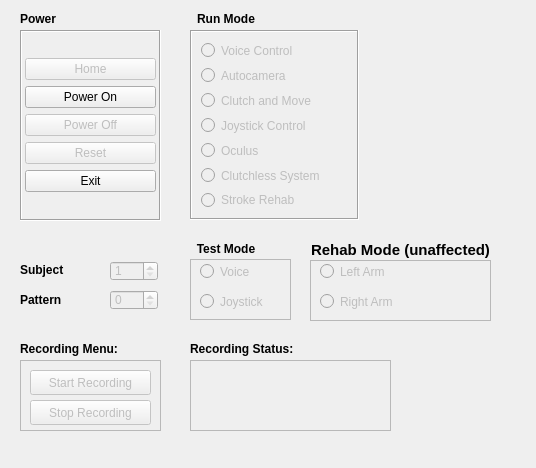
<?xml version="1.0" encoding="UTF-8"?>
<ui version="4.0">
 <class>Form</class>
 <widget class="QWidget" name="Form">
  <property name="geometry">
   <rect>
    <x>0</x>
    <y>0</y>
    <width>536</width>
    <height>468</height>
   </rect>
  </property>
  <property name="windowTitle">
   <string>CARES Lab Applications</string>
  </property>
  <widget class="QFrame" name="powerFrame">
   <property name="geometry">
    <rect>
     <x>20</x>
     <y>30</y>
     <width>141</width>
     <height>191</height>
    </rect>
   </property>
   <property name="frameShape">
    <enum>QFrame::Box</enum>
   </property>
   <property name="frameShadow">
    <enum>QFrame::Sunken</enum>
   </property>
   <layout class="QGridLayout" name="gridLayout_2">
    <property name="leftMargin">
     <number>3</number>
    </property>
    <property name="topMargin">
     <number>3</number>
    </property>
    <property name="rightMargin">
     <number>3</number>
    </property>
    <property name="bottomMargin">
     <number>3</number>
    </property>
    <item row="0" column="0">
     <layout class="QVBoxLayout" name="powerModeButtonVBoxLayout">
      <item>
       <widget class="QPushButton" name="homeButton">
        <property name="enabled">
         <bool>false</bool>
        </property>
        <property name="sizePolicy">
         <sizepolicy hsizetype="Minimum" vsizetype="Fixed">
          <horstretch>0</horstretch>
          <verstretch>0</verstretch>
         </sizepolicy>
        </property>
        <property name="text">
         <string>Home</string>
        </property>
       </widget>
      </item>
      <item>
       <widget class="QPushButton" name="powerOnButton">
        <property name="sizePolicy">
         <sizepolicy hsizetype="Minimum" vsizetype="Fixed">
          <horstretch>0</horstretch>
          <verstretch>0</verstretch>
         </sizepolicy>
        </property>
        <property name="text">
         <string>Power On</string>
        </property>
       </widget>
      </item>
      <item>
       <widget class="QPushButton" name="powerOffButton">
        <property name="enabled">
         <bool>false</bool>
        </property>
        <property name="sizePolicy">
         <sizepolicy hsizetype="Minimum" vsizetype="Fixed">
          <horstretch>0</horstretch>
          <verstretch>0</verstretch>
         </sizepolicy>
        </property>
        <property name="text">
         <string>Power Off</string>
        </property>
       </widget>
      </item>
      <item>
       <widget class="QPushButton" name="resetButton">
        <property name="enabled">
         <bool>false</bool>
        </property>
        <property name="sizePolicy">
         <sizepolicy hsizetype="Minimum" vsizetype="Fixed">
          <horstretch>0</horstretch>
          <verstretch>0</verstretch>
         </sizepolicy>
        </property>
        <property name="text">
         <string>Reset</string>
        </property>
       </widget>
      </item>
      <item>
       <widget class="QPushButton" name="exitButton">
        <property name="sizePolicy">
         <sizepolicy hsizetype="Minimum" vsizetype="Fixed">
          <horstretch>0</horstretch>
          <verstretch>0</verstretch>
         </sizepolicy>
        </property>
        <property name="text">
         <string>Exit</string>
        </property>
       </widget>
      </item>
     </layout>
    </item>
   </layout>
  </widget>
  <widget class="QFrame" name="runModeFrame">
   <property name="enabled">
    <bool>true</bool>
   </property>
   <property name="geometry">
    <rect>
     <x>190</x>
     <y>30</y>
     <width>169</width>
     <height>190</height>
    </rect>
   </property>
   <property name="frameShape">
    <enum>QFrame::Box</enum>
   </property>
   <property name="frameShadow">
    <enum>QFrame::Sunken</enum>
   </property>
   <layout class="QGridLayout" name="gridLayout_3">
    <item row="0" column="0">
     <layout class="QVBoxLayout" name="runModeRadioButtonVBoxLayout">
      <item>
       <widget class="QRadioButton" name="voiceControlRadioButton">
        <property name="enabled">
         <bool>false</bool>
        </property>
        <property name="sizePolicy">
         <sizepolicy hsizetype="Minimum" vsizetype="Fixed">
          <horstretch>0</horstretch>
          <verstretch>0</verstretch>
         </sizepolicy>
        </property>
        <property name="text">
         <string>Voice Control</string>
        </property>
       </widget>
      </item>
      <item>
       <widget class="QRadioButton" name="autocameraRadioButton">
        <property name="enabled">
         <bool>false</bool>
        </property>
        <property name="sizePolicy">
         <sizepolicy hsizetype="Minimum" vsizetype="Fixed">
          <horstretch>0</horstretch>
          <verstretch>0</verstretch>
         </sizepolicy>
        </property>
        <property name="text">
         <string>Autocamera</string>
        </property>
       </widget>
      </item>
      <item>
       <widget class="QRadioButton" name="clutchandMoveRadioButton">
        <property name="enabled">
         <bool>false</bool>
        </property>
        <property name="sizePolicy">
         <sizepolicy hsizetype="Minimum" vsizetype="Fixed">
          <horstretch>0</horstretch>
          <verstretch>0</verstretch>
         </sizepolicy>
        </property>
        <property name="text">
         <string>Clutch and Move</string>
        </property>
       </widget>
      </item>
      <item>
       <widget class="QRadioButton" name="joystickRadioButton">
        <property name="enabled">
         <bool>false</bool>
        </property>
        <property name="sizePolicy">
         <sizepolicy hsizetype="Minimum" vsizetype="Fixed">
          <horstretch>0</horstretch>
          <verstretch>0</verstretch>
         </sizepolicy>
        </property>
        <property name="text">
         <string>Joystick Control</string>
        </property>
       </widget>
      </item>
      <item>
       <widget class="QRadioButton" name="oculusRadioButton">
        <property name="enabled">
         <bool>false</bool>
        </property>
        <property name="sizePolicy">
         <sizepolicy hsizetype="Minimum" vsizetype="Fixed">
          <horstretch>0</horstretch>
          <verstretch>0</verstretch>
         </sizepolicy>
        </property>
        <property name="text">
         <string>Oculus</string>
        </property>
       </widget>
      </item>
      <item>
       <widget class="QRadioButton" name="clutchlessSystemRadioButton">
        <property name="enabled">
         <bool>false</bool>
        </property>
        <property name="sizePolicy">
         <sizepolicy hsizetype="Minimum" vsizetype="Fixed">
          <horstretch>0</horstretch>
          <verstretch>0</verstretch>
         </sizepolicy>
        </property>
        <property name="text">
         <string>Clutchless System</string>
        </property>
       </widget>
      </item>
      <item>
       <widget class="QRadioButton" name="strokeRehabRadioButton">
        <property name="enabled">
         <bool>false</bool>
        </property>
        <property name="sizePolicy">
         <sizepolicy hsizetype="Minimum" vsizetype="Fixed">
          <horstretch>0</horstretch>
          <verstretch>0</verstretch>
         </sizepolicy>
        </property>
        <property name="text">
         <string>Stroke Rehab</string>
        </property>
       </widget>
      </item>
     </layout>
    </item>
   </layout>
  </widget>
  <widget class="QLabel" name="powerLabel">
   <property name="geometry">
    <rect>
     <x>20</x>
     <y>10</y>
     <width>46</width>
     <height>17</height>
    </rect>
   </property>
   <property name="sizePolicy">
    <sizepolicy hsizetype="Preferred" vsizetype="Minimum">
     <horstretch>0</horstretch>
     <verstretch>0</verstretch>
    </sizepolicy>
   </property>
   <property name="maximumSize">
    <size>
     <width>16777215</width>
     <height>20</height>
    </size>
   </property>
   <property name="font">
    <font>
     <weight>75</weight>
     <bold>true</bold>
    </font>
   </property>
   <property name="frameShape">
    <enum>QFrame::NoFrame</enum>
   </property>
   <property name="frameShadow">
    <enum>QFrame::Raised</enum>
   </property>
   <property name="text">
    <string>Power</string>
   </property>
   <property name="alignment">
    <set>Qt::AlignLeading|Qt::AlignLeft|Qt::AlignVCenter</set>
   </property>
  </widget>
  <widget class="QLabel" name="runModeLabel">
   <property name="geometry">
    <rect>
     <x>190</x>
     <y>10</y>
     <width>72</width>
     <height>17</height>
    </rect>
   </property>
   <property name="sizePolicy">
    <sizepolicy hsizetype="Minimum" vsizetype="Preferred">
     <horstretch>0</horstretch>
     <verstretch>10</verstretch>
    </sizepolicy>
   </property>
   <property name="maximumSize">
    <size>
     <width>16777215</width>
     <height>20</height>
    </size>
   </property>
   <property name="font">
    <font>
     <weight>75</weight>
     <bold>true</bold>
    </font>
   </property>
   <property name="frameShape">
    <enum>QFrame::NoFrame</enum>
   </property>
   <property name="frameShadow">
    <enum>QFrame::Raised</enum>
   </property>
   <property name="text">
    <string>Run Mode</string>
   </property>
   <property name="alignment">
    <set>Qt::AlignCenter</set>
   </property>
  </widget>
  <widget class="QLabel" name="recordingLabel">
   <property name="geometry">
    <rect>
     <x>20</x>
     <y>340</y>
     <width>131</width>
     <height>17</height>
    </rect>
   </property>
   <property name="sizePolicy">
    <sizepolicy hsizetype="Preferred" vsizetype="Minimum">
     <horstretch>0</horstretch>
     <verstretch>0</verstretch>
    </sizepolicy>
   </property>
   <property name="maximumSize">
    <size>
     <width>16777215</width>
     <height>20</height>
    </size>
   </property>
   <property name="font">
    <font>
     <weight>75</weight>
     <bold>true</bold>
    </font>
   </property>
   <property name="frameShape">
    <enum>QFrame::NoFrame</enum>
   </property>
   <property name="frameShadow">
    <enum>QFrame::Raised</enum>
   </property>
   <property name="text">
    <string>Recording Menu:</string>
   </property>
   <property name="alignment">
    <set>Qt::AlignLeading|Qt::AlignLeft|Qt::AlignVCenter</set>
   </property>
  </widget>
  <widget class="QFrame" name="recordFrame">
   <property name="geometry">
    <rect>
     <x>20</x>
     <y>360</y>
     <width>141</width>
     <height>71</height>
    </rect>
   </property>
   <property name="frameShape">
    <enum>QFrame::StyledPanel</enum>
   </property>
   <property name="frameShadow">
    <enum>QFrame::Raised</enum>
   </property>
   <widget class="QPushButton" name="stopRecording">
    <property name="enabled">
     <bool>false</bool>
    </property>
    <property name="geometry">
     <rect>
      <x>10</x>
      <y>40</y>
      <width>121</width>
      <height>25</height>
     </rect>
    </property>
    <property name="text">
     <string>Stop Recording</string>
    </property>
   </widget>
   <widget class="QPushButton" name="startRecording">
    <property name="enabled">
     <bool>false</bool>
    </property>
    <property name="geometry">
     <rect>
      <x>10</x>
      <y>10</y>
      <width>121</width>
      <height>25</height>
     </rect>
    </property>
    <property name="text">
     <string>Start Recording</string>
    </property>
   </widget>
  </widget>
  <widget class="QSpinBox" name="subjectValueBox">
   <property name="enabled">
    <bool>false</bool>
   </property>
   <property name="geometry">
    <rect>
     <x>110</x>
     <y>261</y>
     <width>48</width>
     <height>20</height>
    </rect>
   </property>
   <property name="minimum">
    <number>1</number>
   </property>
  </widget>
  <widget class="QLabel" name="subjectLabel">
   <property name="geometry">
    <rect>
     <x>20</x>
     <y>260</y>
     <width>91</width>
     <height>20</height>
    </rect>
   </property>
   <property name="sizePolicy">
    <sizepolicy hsizetype="Preferred" vsizetype="Minimum">
     <horstretch>0</horstretch>
     <verstretch>0</verstretch>
    </sizepolicy>
   </property>
   <property name="maximumSize">
    <size>
     <width>16777215</width>
     <height>20</height>
    </size>
   </property>
   <property name="font">
    <font>
     <weight>75</weight>
     <bold>true</bold>
    </font>
   </property>
   <property name="frameShape">
    <enum>QFrame::NoFrame</enum>
   </property>
   <property name="frameShadow">
    <enum>QFrame::Raised</enum>
   </property>
   <property name="text">
    <string>Subject</string>
   </property>
   <property name="alignment">
    <set>Qt::AlignLeading|Qt::AlignLeft|Qt::AlignVCenter</set>
   </property>
  </widget>
  <widget class="QLabel" name="notificationLabel">
   <property name="geometry">
    <rect>
     <x>190</x>
     <y>340</y>
     <width>131</width>
     <height>17</height>
    </rect>
   </property>
   <property name="font">
    <font>
     <weight>75</weight>
     <bold>true</bold>
    </font>
   </property>
   <property name="text">
    <string>Recording Status:</string>
   </property>
  </widget>
  <widget class="QLabel" name="displayLabel">
   <property name="geometry">
    <rect>
     <x>200</x>
     <y>370</y>
     <width>181</width>
     <height>51</height>
    </rect>
   </property>
   <property name="autoFillBackground">
    <bool>true</bool>
   </property>
   <property name="text">
    <string/>
   </property>
   <property name="wordWrap">
    <bool>true</bool>
   </property>
  </widget>
  <widget class="QFrame" name="frame">
   <property name="geometry">
    <rect>
     <x>190</x>
     <y>360</y>
     <width>201</width>
     <height>71</height>
    </rect>
   </property>
   <property name="frameShape">
    <enum>QFrame::StyledPanel</enum>
   </property>
   <property name="frameShadow">
    <enum>QFrame::Raised</enum>
   </property>
  </widget>
  <widget class="QSpinBox" name="taskValueBox">
   <property name="enabled">
    <bool>false</bool>
   </property>
   <property name="geometry">
    <rect>
     <x>110</x>
     <y>290</y>
     <width>48</width>
     <height>20</height>
    </rect>
   </property>
   <property name="minimum">
    <number>0</number>
   </property>
  </widget>
  <widget class="QLabel" name="taskLabel">
   <property name="geometry">
    <rect>
     <x>20</x>
     <y>290</y>
     <width>91</width>
     <height>20</height>
    </rect>
   </property>
   <property name="sizePolicy">
    <sizepolicy hsizetype="Preferred" vsizetype="Minimum">
     <horstretch>0</horstretch>
     <verstretch>0</verstretch>
    </sizepolicy>
   </property>
   <property name="maximumSize">
    <size>
     <width>16777215</width>
     <height>20</height>
    </size>
   </property>
   <property name="font">
    <font>
     <weight>75</weight>
     <bold>true</bold>
    </font>
   </property>
   <property name="frameShape">
    <enum>QFrame::NoFrame</enum>
   </property>
   <property name="frameShadow">
    <enum>QFrame::Raised</enum>
   </property>
   <property name="text">
    <string>Pattern</string>
   </property>
   <property name="alignment">
    <set>Qt::AlignLeading|Qt::AlignLeft|Qt::AlignVCenter</set>
   </property>
  </widget>
  <widget class="QRadioButton" name="voiceButton">
   <property name="enabled">
    <bool>false</bool>
   </property>
   <property name="geometry">
    <rect>
     <x>200</x>
     <y>260</y>
     <width>112</width>
     <height>23</height>
    </rect>
   </property>
   <property name="text">
    <string>Voice</string>
   </property>
  </widget>
  <widget class="QRadioButton" name="joystickButton">
   <property name="enabled">
    <bool>false</bool>
   </property>
   <property name="geometry">
    <rect>
     <x>200</x>
     <y>290</y>
     <width>112</width>
     <height>23</height>
    </rect>
   </property>
   <property name="text">
    <string>Joystick</string>
   </property>
  </widget>
  <widget class="QFrame" name="testMode">
   <property name="geometry">
    <rect>
     <x>190</x>
     <y>259</y>
     <width>101</width>
     <height>61</height>
    </rect>
   </property>
   <property name="frameShape">
    <enum>QFrame::StyledPanel</enum>
   </property>
   <property name="frameShadow">
    <enum>QFrame::Raised</enum>
   </property>
  </widget>
  <widget class="QLabel" name="runModeLabel_2">
   <property name="geometry">
    <rect>
     <x>190</x>
     <y>240</y>
     <width>72</width>
     <height>17</height>
    </rect>
   </property>
   <property name="sizePolicy">
    <sizepolicy hsizetype="Minimum" vsizetype="Preferred">
     <horstretch>0</horstretch>
     <verstretch>10</verstretch>
    </sizepolicy>
   </property>
   <property name="maximumSize">
    <size>
     <width>16777215</width>
     <height>20</height>
    </size>
   </property>
   <property name="font">
    <font>
     <weight>75</weight>
     <bold>true</bold>
    </font>
   </property>
   <property name="frameShape">
    <enum>QFrame::NoFrame</enum>
   </property>
   <property name="frameShadow">
    <enum>QFrame::Raised</enum>
   </property>
   <property name="text">
    <string>Test Mode</string>
   </property>
   <property name="alignment">
    <set>Qt::AlignCenter</set>
   </property>
  </widget>
  <widget class="QFrame" name="rehabFrame">
   <property name="geometry">
    <rect>
     <x>310</x>
     <y>260</y>
     <width>181</width>
     <height>61</height>
    </rect>
   </property>
   <property name="frameShape">
    <enum>QFrame::StyledPanel</enum>
   </property>
   <property name="frameShadow">
    <enum>QFrame::Raised</enum>
   </property>
   <widget class="QRadioButton" name="leftArmRadioButton">
    <property name="enabled">
     <bool>false</bool>
    </property>
    <property name="geometry">
     <rect>
      <x>10</x>
      <y>0</y>
      <width>112</width>
      <height>23</height>
     </rect>
    </property>
    <property name="text">
     <string>Left Arm</string>
    </property>
   </widget>
   <widget class="QRadioButton" name="rightArmRadioButton">
    <property name="enabled">
     <bool>false</bool>
    </property>
    <property name="geometry">
     <rect>
      <x>10</x>
      <y>30</y>
      <width>112</width>
      <height>23</height>
     </rect>
    </property>
    <property name="text">
     <string>Right Arm</string>
    </property>
   </widget>
  </widget>
  <widget class="QLabel" name="rehabMode">
   <property name="geometry">
    <rect>
     <x>310</x>
     <y>240</y>
     <width>181</width>
     <height>20</height>
    </rect>
   </property>
   <property name="sizePolicy">
    <sizepolicy hsizetype="Minimum" vsizetype="Preferred">
     <horstretch>0</horstretch>
     <verstretch>10</verstretch>
    </sizepolicy>
   </property>
   <property name="maximumSize">
    <size>
     <width>16777215</width>
     <height>20</height>
    </size>
   </property>
   <property name="font">
    <font>
     <pointsize>11</pointsize>
     <weight>75</weight>
     <bold>true</bold>
    </font>
   </property>
   <property name="frameShape">
    <enum>QFrame::NoFrame</enum>
   </property>
   <property name="frameShadow">
    <enum>QFrame::Raised</enum>
   </property>
   <property name="text">
    <string>Rehab Mode (unaffected)</string>
   </property>
   <property name="alignment">
    <set>Qt::AlignCenter</set>
   </property>
  </widget>
  <zorder>testMode</zorder>
  <zorder>frame</zorder>
  <zorder>recordFrame</zorder>
  <zorder>powerFrame</zorder>
  <zorder>runModeFrame</zorder>
  <zorder>powerLabel</zorder>
  <zorder>runModeLabel</zorder>
  <zorder>recordingLabel</zorder>
  <zorder>subjectValueBox</zorder>
  <zorder>subjectLabel</zorder>
  <zorder>notificationLabel</zorder>
  <zorder>displayLabel</zorder>
  <zorder>taskValueBox</zorder>
  <zorder>taskLabel</zorder>
  <zorder>voiceButton</zorder>
  <zorder>joystickButton</zorder>
  <zorder>runModeLabel_2</zorder>
  <zorder>rehabFrame</zorder>
  <zorder>rehabMode</zorder>
 </widget>
 <resources/>
 <connections/>
</ui>
